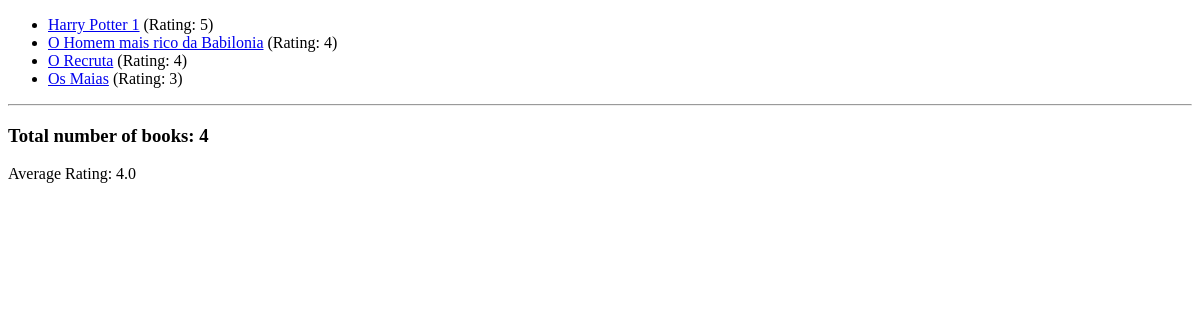
Before: / with the older database file.
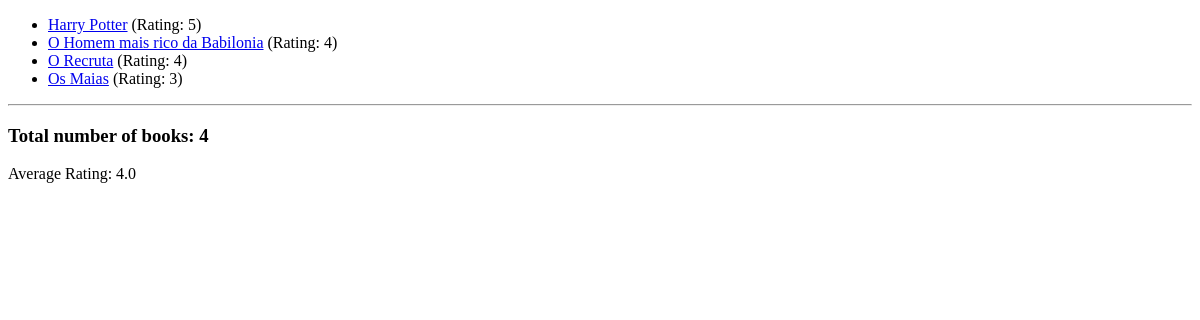
After: the same page with the newer database file.
### book_outlet/models.py (models this page shows, shortened)
class Book(models.Model):
    title = models.CharField(max_length=50)
    rating = models.IntegerField(
            validators=[MinValueValidator(1), MaxValueValidator(5)])
    author = models.CharField(null=True, max_length=100) # if already created a table, and then add this field,
    is_bestselling = models.BooleanField(default=False)
    slug = models.SlugField(default="", blank=True, null=False, db_index=True) # db_index to best search performance
    def get_absolute_url(self):
        return reverse("book-detail", args=[self.slug])

### book_outlet/views.py (the view)
# urls.py: path("", views.index),
def index(request):
    books = Book.objects.all().order_by("title")
    num_books = books.count()
    average_rating = books.aggregate(Avg("rating")) # average
    return render(request, "book_outlet/index.html", {
        "books":books,
        "num_books":num_books,
        "average_rating":average_rating
    })

### book_outlet/templates/book_outlet/index.html (shortened to what this page needs)
{% extends "book_outlet/base.html" %}
{% block content %}
<ul>
    {% for book in books%}
    <li><a href="{%url 'book-detail' book.slug %}">{{book.title}}</a> (Rating: {{book.rating}})</li>
    {% endfor %}
</ul>
<hr>
<h3>Total number of books: {{num_books}}</h3>
<p>Average Rating: {{average_rating.rating__avg}}</p>
{% endblock  %}

Changed rows visible on the page:
changed Book: title "Harry Potter 1" → "Harry Potter"
